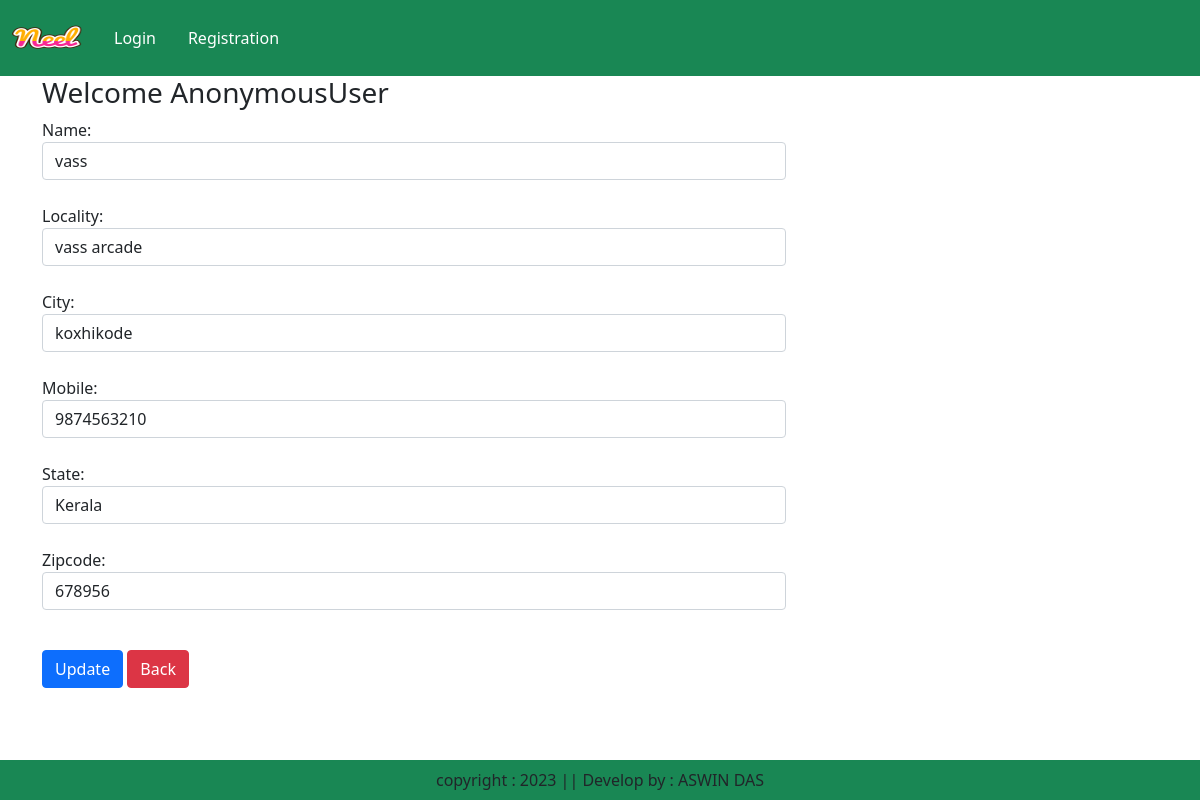
Page /update_address/5 on the committed database.
### app/models.py (models this page shows, shortened)
class Customer(models.Model):
    user = models.ForeignKey(User,on_delete=models.CASCADE)
    name = models.CharField(max_length=200)
    locality = models.CharField(max_length=200)
    city = models.CharField(max_length=50)
    mobile = models.IntegerField(default=0)
    zipcode = models.IntegerField()
    state = models.CharField(choices=STATE_CHOICES,max_length=100)

### app/views.py (the view, shortened to what this page needs)
# urls.py: path("update_address/<int:pk>",views.UpdateAddress.as_view(),name="updateaddress"),
class UpdateAddress(View):
    def get(self,request,pk):
        add = Customer.objects.get(pk=pk)
        form =CustomerProfileForm(instance=add)
        totalitem = 0
        if request.user.is_authenticated:
            totalitem = len(Cart.objects.filter(user=request.user))
        return render(request,'app/updateaddress.html',locals())

### app/form.py
class CustomerProfileForm(forms.ModelForm):
    class Meta:
        model = Customer
        fields = ['name','locality','city','mobile','state','zipcode']
        widgets={
            'name':forms.TextInput(attrs={'class' : 'form-control'}),
            'locality':forms.TextInput(attrs={'class' : 'form-control'}),
            'city':forms.TextInput(attrs={'class' : 'form-control'}),
            'mobile':forms.NumberInput(attrs={'class' : 'form-control'}),
            'state':forms.Select(attrs={'class' : 'form-control'}),
            'zipcode':forms.NumberInput(attrs={'class' : 'form-control'}),
        }

### app/templates/app/updateaddress.html (shortened to what this page needs)
{% extends 'app/base.html' %}
{% load static %}
{% block main-content %}
<div class="container">
    <div class="row">
        <h3>Welcome <span class="text-capitalize">{{request.user}}</span></h3>
    <div>
        <div class="col-sm-8">
            <div class="row">
                <form action="" method="post">
                        {% for fm in form %}
                            {{fm.label_tag}} {{fm}}<small class="text-danger">{{fm.error|striptags}}</small>
                        <br>
                        {% endfor %}
                        <div class="col-12 mt-3">
                            <button type="submit" class="btn btn-primary">Update</button>
                            <a href="{% url 'address' %} "type="button" class="btn btn-danger">Back</a>
                        </div>
                </form>
            </div>
        </div>
</div>
{% endblock main-content %}

### rows in the picture
Customer: form "vass" "vass arcade" "koxhikode" "9874563210" "Kerala" "678956"

### other values in the picture
{{ request.user }} "AnonymousUser"
{{ fm.label_tag }} "Name:" "Locality:" "City:" "Mobile:" "State:" "Zipcode:"
